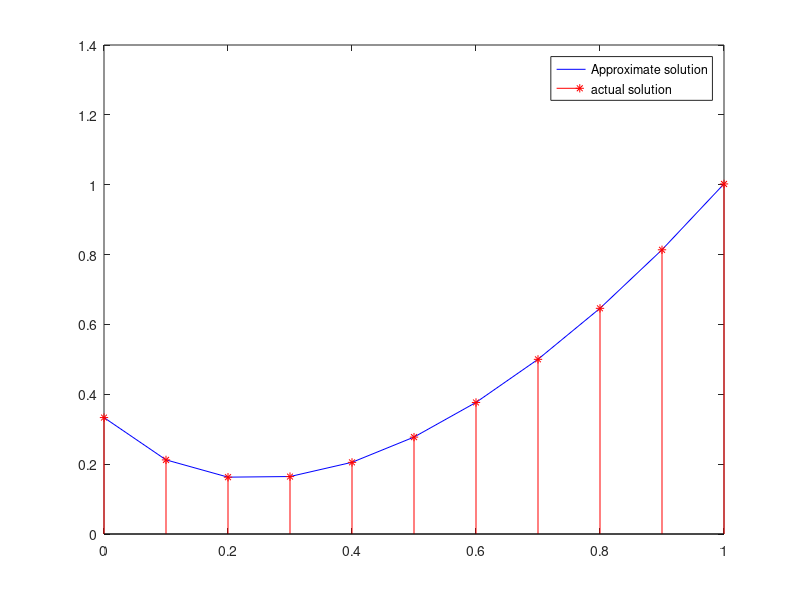

Here is the MATLAB script that generated this plot:
    % Use the classical RK(4,4) method to approximate the solution of the
    % initial value problem
    %
    % dy/dt = -5*y + 5*t^2 + 2*t,   0 <= t <= 1,   y(0) = 1/3,   h = 0.1
    %
    % and compare the obtained result with the actual solution
    %
    % y(t) = t^2 + (1/3)*exp(-5*t)

    function rk1
    clc
    clf
    clear all
    a=0;
    b=1;
    alpha=1/3;
    h=0.1;
    n=(b-a)/h;
    t=linspace(a,b,n+1);
    y(1)=alpha;
    for i=1:n
        k1=h*f(t(i),y(i));
        k2=h*f(t(i)+h/2,y(i)+k1/2);
        k3=h*f(t(i)+h/2,y(i)+k2/2);
        k4=h*f(t(i)+h,y(i)+k3);
        y(i+1)=y(i)+(k1+2*k2+2*k3+k4)/6;
    end
    plot(t,y,'-b')
    hold on
    ey=(t.^2)+(1/3)*(exp(-5*t));
    stem(t,ey,'*r')
    hold off
    legend('Approximate solution','actual solution')
    fprintf(' t approximate exact abserror\n');
    for i=1:n+1
        fprintf('%11.5f %11.5f %11.5f %11.5f\n',t(i),y(i),ey(i),abs(ey(i)-y(i)));
    end
    function z=f(t,y)
    z=-5*y+5*t^2+2*t;
